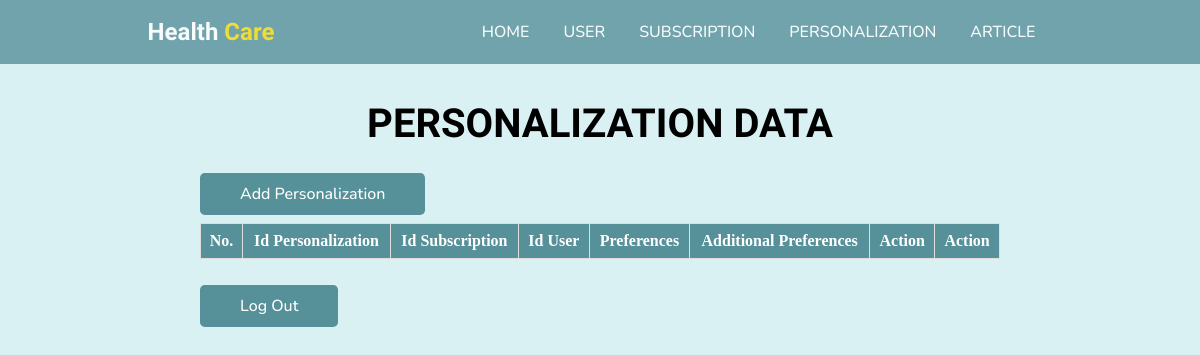
Before: /admin/adminperson.php with the older database file.
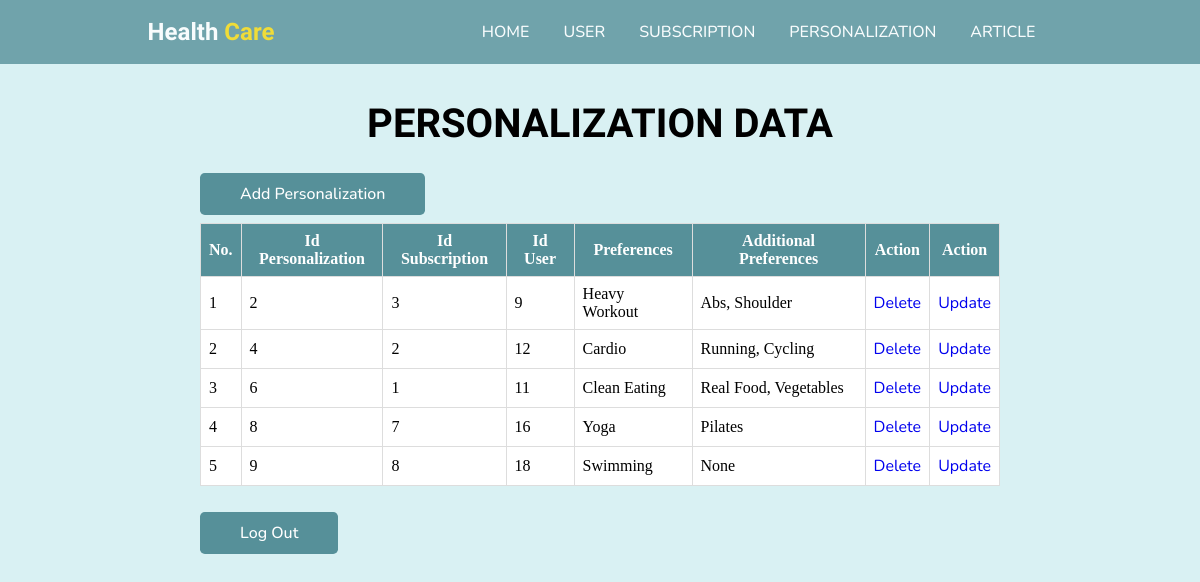
After: the same page with the newer database file.
### tables this page shows
CREATE TABLE `personalization` (
  `id_personalization` int(11) NOT NULL,
  `id_subscription` int(11) NOT NULL,
  `id_user` int(11) NOT NULL,
  `preferences` varchar(225) NOT NULL,
  `additional_preferences` varchar(225) NOT NULL
);

### admin/adminperson.php (the view, shortened to what this page needs)
<!DOCTYPE html>
<html lang="en">
<head>
    <link rel="stylesheet" href="style_page.css">
</head>
<body>
    <header>
        <div class="logo">
            <h2>Health <span>Care</span></h2>
        </div>
        <ul class="navbar">
        <li><a href="index.php">Home</a></li>
            <li><a href="adminuser.php">User</a></li>
            <li><a href="adminsubs.php">Subscription</a></li>
            <li><a href="adminperson.php">Personalization</a></li>
            <li><a href="adminarticle.php">Article</a></li>
        </ul>
    </header>
    <section class="user">
    <h1 class="heading">Personalization Data</h1>
    <br>
    <br>
        <a href="adminpersonadd.php" class="btn">Add Personalization</a>
        <br>
        <br>
        <table border="1" class="table">
            <tr>
                <th>No.</th>
                <th>Id Personalization</th>
                <th>Id Subscription</th>
                <th>Id User</th>
                <th>Preferences</th>
                <th>Additional Preferences</th>
                <th>Action</th>
                <th>Action</th>
            </tr>
            <?php
            include '../connect.php';
            $query_mysql = mysqli_query($mysqli, "SELECT * FROM personalization") or die(mysqli_error($mysqli));
            $nomor = 1;
            while($data = mysqli_fetch_array($query_mysql)) {
            ?>
            <tr>
                <td><?php echo $nomor++; ?></td>
                <td><?php echo $data['id_personalization']; ?></td>
                <td><?php echo $data['id_subscription']; ?></td>
                <td><?php echo $data['id_user']; ?></td>
                <td><?php echo $data['preferences']; ?></td>
                <td><?php echo $data['additional_preferences']; ?></td>
                <td><a href="adminpersondelete.php?id=<?php echo $data['id_personalization']; ?>" class="btn-hapus">Delete</a> </td>
                <td><a href="adminpersonupdate.php?id=<?php echo $data['id_personalization']; ?>" class="btn-update">Update</a> </td>
            </tr>
            <?php } ?>
        </table>
        <br>
        <br>
    <a href="../index.php" class="btn">Log Out</a>
    </section>
</body>
</html>

### admin/style_page.css (style rules this page uses)
* { margin: 0; padding: 0; box-sizing: border-box; scroll-padding-top: 4rem; scroll-behavior: smooth; list-style: none; text-decoration: none; }
h1, h2 { font-family: "Signika", sans-serif; }
a, p, li, h3, label { font-family: "Nunito", sans-serif; }
:root { --main-color: #569099; --second-color: #f6d809; --text-color: #1b1b1b; --bg-color: #ffff; --box-shadow: 2px 2px 10px 4px rgb(14 55 54 / 15%); }
section { padding: 100px 200px; }
header { position: fixed; width: 100%; top: 0; right: 0; z-index: 10000; display: flex; justify-content: space-around; align-items: center; padding: 18px 100px; transition: 0.5s linear; background-color: var(--main-color); opacity: 0.8; }
.logo h2 { color: white; }
.logo span { color: #f6d809; }
.navbar { display: flex; }
.navbar a { padding: 8px 17px; color: var(--bg-color); font-size: 1rem; text-transform: uppercase; font-weight: 500; }
.user { width: 100%; min-height: 100vh; background: #d9f1f3; background-repeat: no-repeat; background-size: cover; background-position: center; }
.heading { color: rgb(0, 0, 0); font-size: 40px; font-weight: 600; text-align: center; text-transform: uppercase; }
.table { width: 100%; border-collapse: collapse; background: var(--bg-color); background-size: cover; background-repeat: no-repeat; }
.table th, .table td { border: 1px solid #ddd; padding: 8px; }
.table th { background-color: var(--main-color); color: #fff; }
.btn { padding: 10px 40px; border-radius: 0.3rem; background: var(--main-color); color: var(--bg-color); font-weight: 500; }

Changed rows visible on the page:
added personalization: id_personalization "2", id_subscription "3", id_user "9", preferences "Heavy Workout", additional_preferences "Abs, Shoulder"
added personalization: id_personalization "4", id_subscription "2", id_user "12", preferences "Cardio", additional_preferences "Running, Cycling"
added personalization: id_personalization "6", id_subscription "1", id_user "11", preferences "Clean Eating", additional_preferences "Real Food, Vegetables"
added personalization: id_personalization "8", id_subscription "7", id_user "16", preferences "Yoga", additional_preferences "Pilates"
added personalization: id_personalization "9", id_subscription "8", id_user "18", preferences "Swimming", additional_preferences "None"
